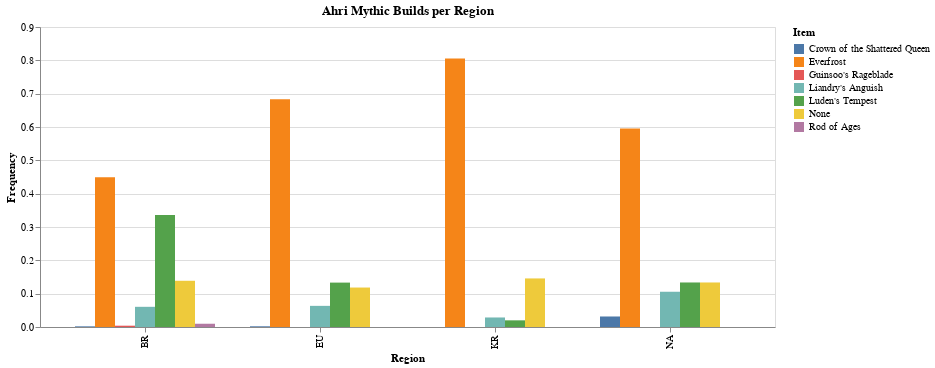

Here is the notebook cell this chart was saved with:
### Code cell
import altair as alt
import pandas as pd

source = pd.concat([kr,na,br,eu])
source.replace(0, 'None', inplace=True)

alt.Chart(source).mark_bar().encode(
    x=alt.X("Region:N"),
    xOffset="Item:N",
    y=alt.Y("Frequency:Q"),
    color=alt.Color("Item:N"),
).properties(
    title="Ahri Mythic Builds per Region"
)

### Figure 1 — Vega-Lite specification as saved in the notebook (floating-point values rounded to 4 significant figures)
{"config": {"view": {"continuousWidth": 300, "continuousHeight": 300}}, "data": {"name": "data-cca8ddfdc79683e385aa2540f93f5f49"}, "mark": {"type": "bar"}, "encoding": {"color": {"field": "Item", "type": "nominal"}, "x": {"field": "Region", "type": "nominal"}, "xOffset": {"field": "Item", "type": "nominal"}, "y": {"field": "Frequency", "type": "quantitative"}}, "title": "Ahri Mythic Builds per Region", "$schema": "https://vega.github.io/schema/vega-lite/v5.8.0.json", "datasets": {"data-cca8ddfdc79683e385aa2540f93f5f49": [{"Item": "Everfrost", "Frequency": 0.8057, "Region": "KR"}, {"Item": "None", "Frequency": 0.1457, "Region": "KR"}, {"Item": "Liandry's Anguish", "Frequency": 0.02857, "Region": "KR"}, {"Item": "Luden's Tempest", "Frequency": 0.02, "Region": "KR"}, {"Item": "Everfrost", "Frequency": 0.5955, "Region": "NA"}, {"Item": "None", "Frequency": 0.1336, "Region": "NA"}, {"Item": "Luden's Tempest", "Frequency": 0.1336, "Region": "NA"}, {"Item": "Liandry's Anguish", "Frequency": 0.1058, "Region": "NA"}, {"Item": "Crown of the Shattered Queen", "Frequency": 0.03154, "Region": "NA"}, {"Item": "Everfrost", "Frequency": 0.4492, "Region": "BR"}, {"Item": "Luden's Tempest", "Frequency": 0.3359, "Region": "BR"}, {"Item": "None", "Frequency": 0.1387, "Region": "BR"}, {"Item": "Liandry's Anguish", "Frequency": 0.06055, "Region": "BR"}, {"Item": "Rod of Ages", "Frequency": 0.009766, "Region": "BR"}, {"Item": "Guinsoo's Rageblade", "Frequency": 0.003906, "Region": "BR"}, {"Item": "Crown of the Shattered Queen", "Frequency": 0.001953, "Region": "BR"}, {"Item": "Everfrost", "Frequency": 0.6829, "Region": "EU"}, {"Item": "Luden's Tempest", "Frequency": 0.1332, "Region": "EU"}, {"Item": "None", "Frequency": 0.1184, "Region": "EU"}, {"Item": "Liandry's Anguish", "Frequency": 0.06342, "Region": "EU"}, {"Item": "Crown of the Shattered Queen", "Frequency": 0.002114, "Region": "EU"}]}}
